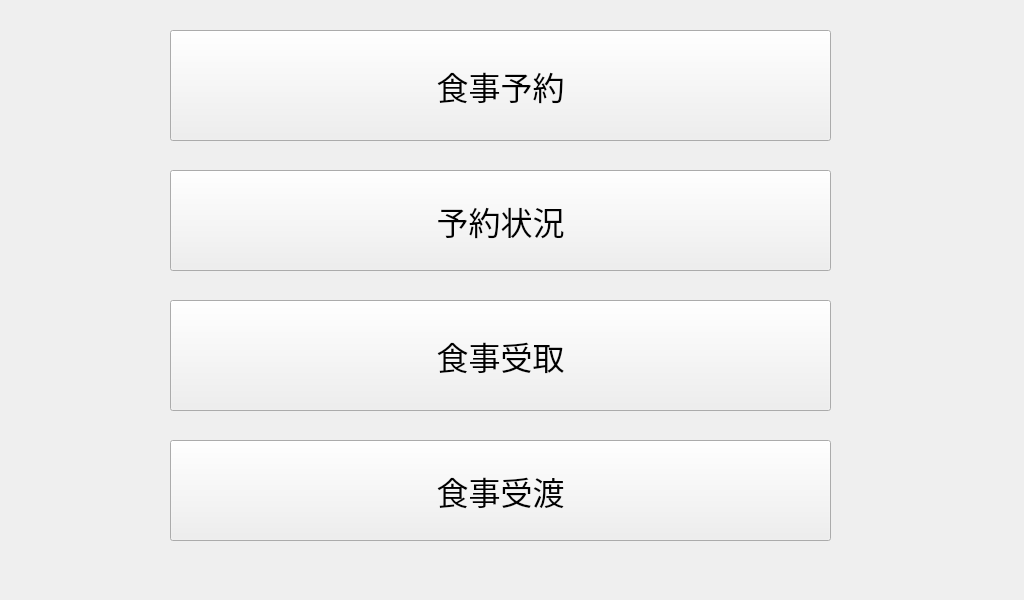
<?xml version="1.0" encoding="UTF-8"?>
<ui version="4.0">
 <class>GohanMenu</class>
 <widget class="QWidget" name="GohanMenu">
  <property name="geometry">
   <rect>
    <x>0</x>
    <y>0</y>
    <width>1024</width>
    <height>600</height>
   </rect>
  </property>
  <property name="windowTitle">
   <string>GohanMenu</string>
  </property>
  <widget class="QPushButton" name="btnOpenReserve">
   <property name="geometry">
    <rect>
     <x>170</x>
     <y>30</y>
     <width>661</width>
     <height>111</height>
    </rect>
   </property>
   <property name="font">
    <font>
     <pointsize>24</pointsize>
    </font>
   </property>
   <property name="text">
    <string>食事予約</string>
   </property>
  </widget>
  <widget class="QPushButton" name="btnOpenConfirm">
   <property name="geometry">
    <rect>
     <x>170</x>
     <y>170</y>
     <width>661</width>
     <height>101</height>
    </rect>
   </property>
   <property name="font">
    <font>
     <pointsize>24</pointsize>
    </font>
   </property>
   <property name="text">
    <string>予約状況</string>
   </property>
  </widget>
  <widget class="QPushButton" name="btnOpenReceive">
   <property name="geometry">
    <rect>
     <x>170</x>
     <y>300</y>
     <width>661</width>
     <height>111</height>
    </rect>
   </property>
   <property name="font">
    <font>
     <pointsize>24</pointsize>
    </font>
   </property>
   <property name="text">
    <string>食事受取</string>
   </property>
  </widget>
  <widget class="QPushButton" name="btnOpenServe">
   <property name="geometry">
    <rect>
     <x>170</x>
     <y>440</y>
     <width>661</width>
     <height>101</height>
    </rect>
   </property>
   <property name="font">
    <font>
     <pointsize>24</pointsize>
    </font>
   </property>
   <property name="text">
    <string>食事受渡</string>
   </property>
  </widget>
 </widget>
 <resources/>
 <connections>
  <connection>
   <sender>btnOpenReserve</sender>
   <signal>clicked()</signal>
   <receiver>GohanMenu</receiver>
   <slot>show()</slot>
   <hints>
    <hint type="sourcelabel">
     <x>500</x>
     <y>85</y>
    </hint>
    <hint type="destinationlabel">
     <x>511</x>
     <y>299</y>
    </hint>
   </hints>
  </connection>
 </connections>
</ui>
